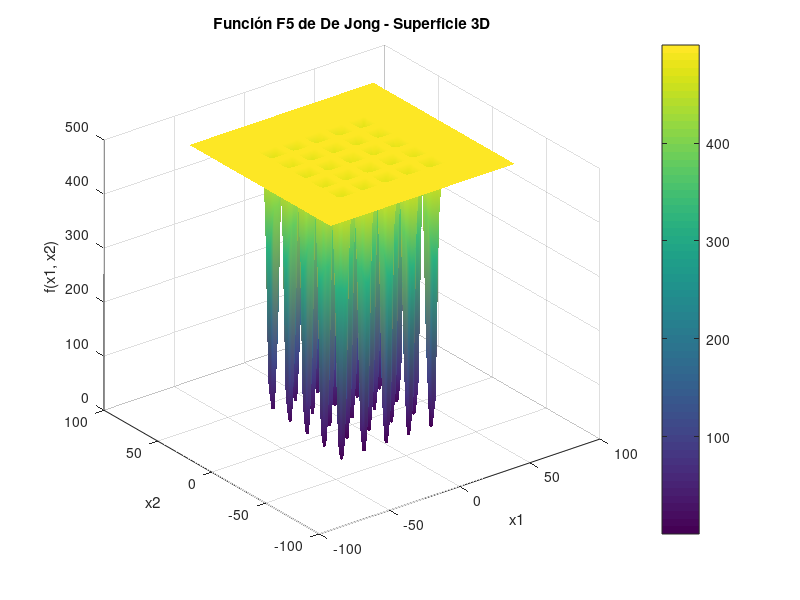

Recreate this plot in MATLAB.
% F5 de De Jong en Octave

% Constantes
K = 500;
cj = 1:25;

% Matriz aij (25 columnas, 2 filas)
aij = [
  -32, -16,  0,  16, 32, -32, -16,  0,  16, 32, -32, -16,  0,  16, 32, -32, -16,  0,  16, 32, -32, -16,  0,  16, 32;
  -32, -32, -32, -32, -32, -16, -16, -16, -16, -16,   0,   0,   0,   0,  0,   16,  16, 16, 16, 16, 32, 32, 32, 32, 32
];

% Definir la función F5
function val = f5(x1, x2, aij, cj, K)
  sumatoria = 0;
  for j = 1:25
    temp = cj(j);
    temp += (x1 - aij(1,j))^6;
    temp += (x2 - aij(2,j))^6;
    sumatoria += 1 / temp;
  end
  val = 1 / (1/K + sumatoria);
end

% Crear la malla de puntos
x = linspace(-65.536, 65.536, 100);
y = linspace(-65.536, 65.536, 100);
[X, Y] = meshgrid(x, y);
Z = zeros(size(X));

% Evaluar la función en toda la malla
for i = 1:size(X, 1)
  for j = 1:size(X, 2)
    Z(i, j) = f5(X(i, j), Y(i, j), aij, cj, K);
  end
end

% Graficar
surf(X, Y, Z);
shading interp;
colorbar;
title("Función F5 de De Jong - Superficie 3D");
xlabel("x1");
ylabel("x2");
zlabel("f(x1, x2)");
